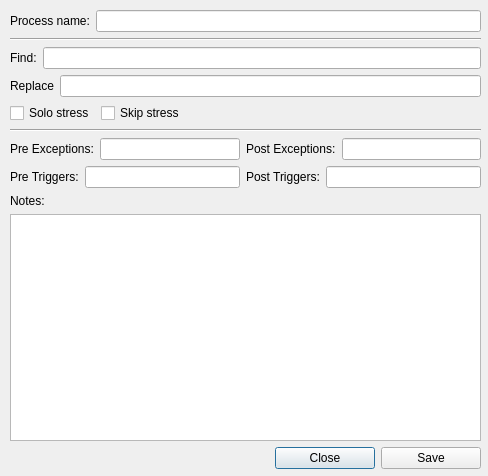
<?xml version="1.0" encoding="UTF-8"?>
<ui version="4.0">
 <class>Dialog_context</class>
 <widget class="QDialog" name="Dialog_context">
  <property name="geometry">
   <rect>
    <x>0</x>
    <y>0</y>
    <width>488</width>
    <height>476</height>
   </rect>
  </property>
  <property name="windowTitle">
   <string>Contextual Edit</string>
  </property>
  <widget class="QWidget" name="layoutWidget">
   <property name="geometry">
    <rect>
     <x>10</x>
     <y>10</y>
     <width>471</width>
     <height>459</height>
    </rect>
   </property>
   <layout class="QVBoxLayout" name="verticalLayout">
    <item>
     <layout class="QHBoxLayout" name="horizontalLayout_2">
      <item>
       <widget class="QLabel" name="label">
        <property name="text">
         <string>Process name:</string>
        </property>
       </widget>
      </item>
      <item>
       <widget class="QLineEdit" name="lineEdit_name"/>
      </item>
     </layout>
    </item>
    <item>
     <widget class="Line" name="line_2">
      <property name="orientation">
       <enum>Qt::Horizontal</enum>
      </property>
     </widget>
    </item>
    <item>
     <layout class="QHBoxLayout" name="horizontalLayout_old">
      <item>
       <widget class="QLabel" name="label_find">
        <property name="text">
         <string>Find:</string>
        </property>
       </widget>
      </item>
      <item>
       <widget class="QLineEdit" name="lineEdit_old_list"/>
      </item>
     </layout>
    </item>
    <item>
     <layout class="QHBoxLayout" name="horizontalLayout_new">
      <item>
       <widget class="QLabel" name="label_freplace">
        <property name="text">
         <string>Replace</string>
        </property>
       </widget>
      </item>
      <item>
       <widget class="QLineEdit" name="lineEdit_new_list"/>
      </item>
     </layout>
    </item>
    <item>
     <layout class="QHBoxLayout" name="horizontalLayout">
      <item>
       <widget class="QCheckBox" name="checkBox_solo">
        <property name="text">
         <string>Solo stress</string>
        </property>
       </widget>
      </item>
      <item>
       <widget class="QCheckBox" name="checkBox_skip">
        <property name="text">
         <string>Skip stress</string>
        </property>
       </widget>
      </item>
      <item>
       <spacer name="horizontalSpacer">
        <property name="orientation">
         <enum>Qt::Horizontal</enum>
        </property>
        <property name="sizeHint" stdset="0">
         <size>
          <width>40</width>
          <height>20</height>
         </size>
        </property>
       </spacer>
      </item>
     </layout>
    </item>
    <item>
     <widget class="Line" name="line">
      <property name="orientation">
       <enum>Qt::Horizontal</enum>
      </property>
     </widget>
    </item>
    <item>
     <layout class="QHBoxLayout" name="horizontalLayout_pre"/>
    </item>
    <item>
     <layout class="QHBoxLayout" name="horizontalLayout_exceptions">
      <item>
       <widget class="QLabel" name="label_pre_ex">
        <property name="text">
         <string>Pre Exceptions:</string>
        </property>
       </widget>
      </item>
      <item>
       <widget class="QLineEdit" name="lineEdit_pre_ex"/>
      </item>
      <item>
       <widget class="QLabel" name="label_post_ex">
        <property name="text">
         <string>Post Exceptions:</string>
        </property>
       </widget>
      </item>
      <item>
       <widget class="QLineEdit" name="lineEdit_post_ex"/>
      </item>
     </layout>
    </item>
    <item>
     <layout class="QHBoxLayout" name="horizontalLayout_post">
      <item>
       <widget class="QLabel" name="label_pre_trig">
        <property name="text">
         <string>Pre Triggers:</string>
        </property>
       </widget>
      </item>
      <item>
       <widget class="QLineEdit" name="lineEdit_pre_trig"/>
      </item>
      <item>
       <widget class="QLabel" name="label_post_trig">
        <property name="text">
         <string>Post Triggers:</string>
        </property>
       </widget>
      </item>
      <item>
       <widget class="QLineEdit" name="lineEdit_post_trig"/>
      </item>
     </layout>
    </item>
    <item>
     <widget class="QLabel" name="label_notes">
      <property name="text">
       <string>Notes:</string>
      </property>
     </widget>
    </item>
    <item>
     <widget class="QTextEdit" name="textEdit_notes"/>
    </item>
    <item>
     <layout class="QHBoxLayout" name="horizontalLayout_3">
      <item>
       <spacer name="horizontalSpacer_2">
        <property name="orientation">
         <enum>Qt::Horizontal</enum>
        </property>
        <property name="sizeHint" stdset="0">
         <size>
          <width>40</width>
          <height>20</height>
         </size>
        </property>
       </spacer>
      </item>
      <item>
       <widget class="QPushButton" name="pushButton_close">
        <property name="minimumSize">
         <size>
          <width>100</width>
          <height>0</height>
         </size>
        </property>
        <property name="text">
         <string>Close</string>
        </property>
       </widget>
      </item>
      <item>
       <widget class="QPushButton" name="pushButton_save">
        <property name="minimumSize">
         <size>
          <width>100</width>
          <height>0</height>
         </size>
        </property>
        <property name="text">
         <string>Save</string>
        </property>
       </widget>
      </item>
     </layout>
    </item>
   </layout>
  </widget>
 </widget>
 <resources/>
 <connections/>
</ui>
